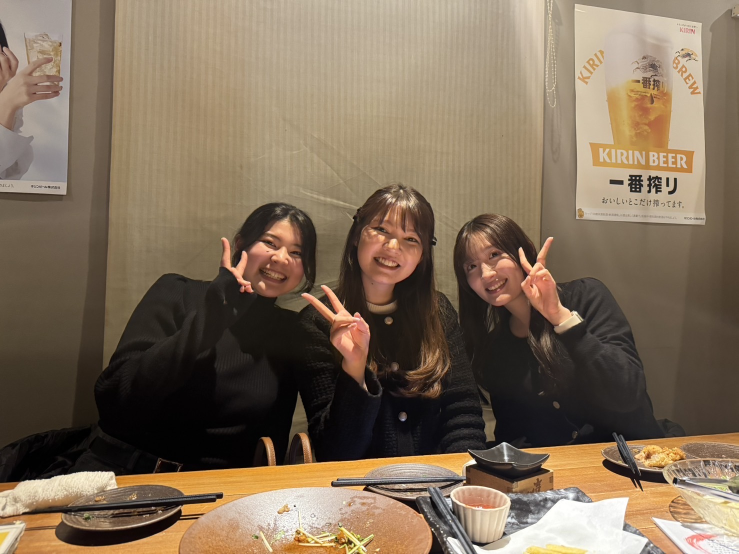
#> input picture assets/img.JPEG, 1477 x 1108 px, found by its file name (shown at 1/2 size)
$ python tut1.py
#> lines starting #> are read from the running program, lines starting #| are printed output that depends on the picture
import cv2

img = cv2.imread("assets/img.JPEG", 0)
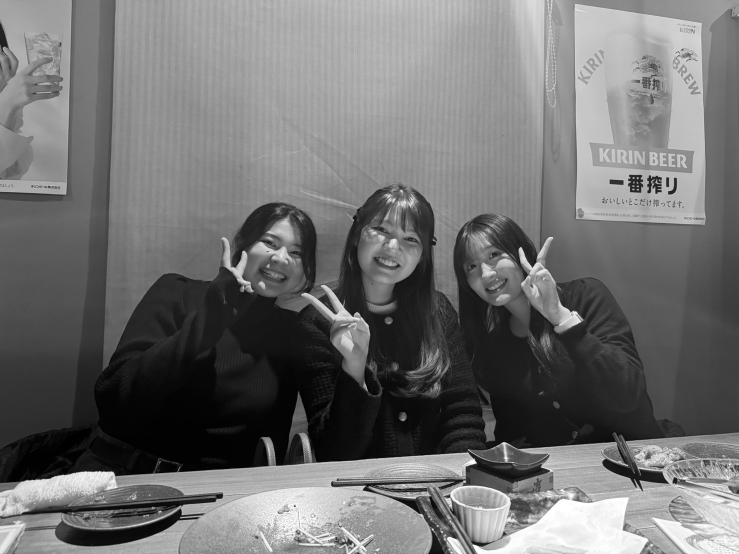
#> img: shape (1108, 1477) (shown at 1/2 size); min 0, max 255, mean 112.2
img = cv2.resize(img, (0, 0), fx=0.5, fy=0.5)
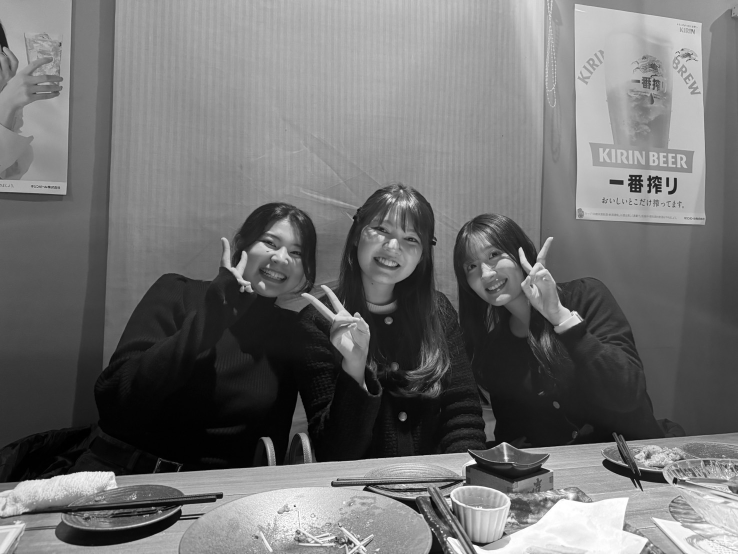
#> img: shape (554, 738); min 0, max 255, mean 112.4
img = cv2.rotate(img, cv2.ROTATE_90_CLOCKWISE)
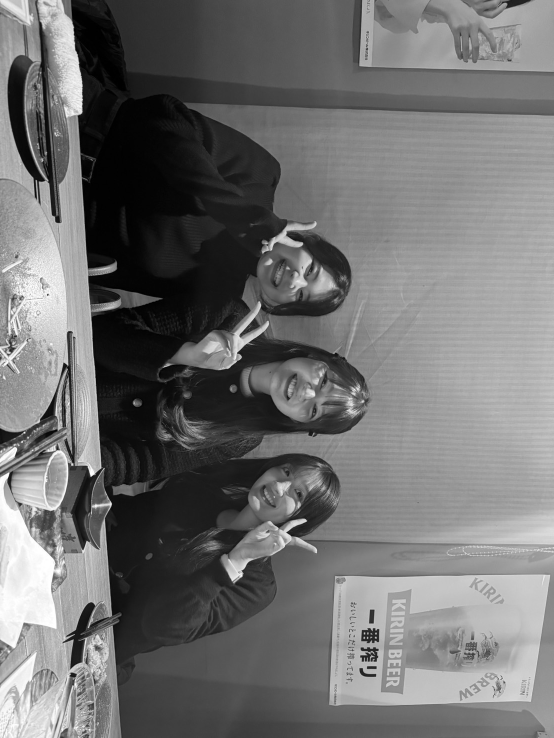
#> img: shape (738, 554); min 0, max 255, mean 112.4

cv2.imwrite("assets/new_img.JPEG", img)

cv2.imshow("image", img)

k = cv2.waitKey(0)
#> (key Esc is pressed here)
cv2.waitKey(0)
cv2.destroyAllWindows()
